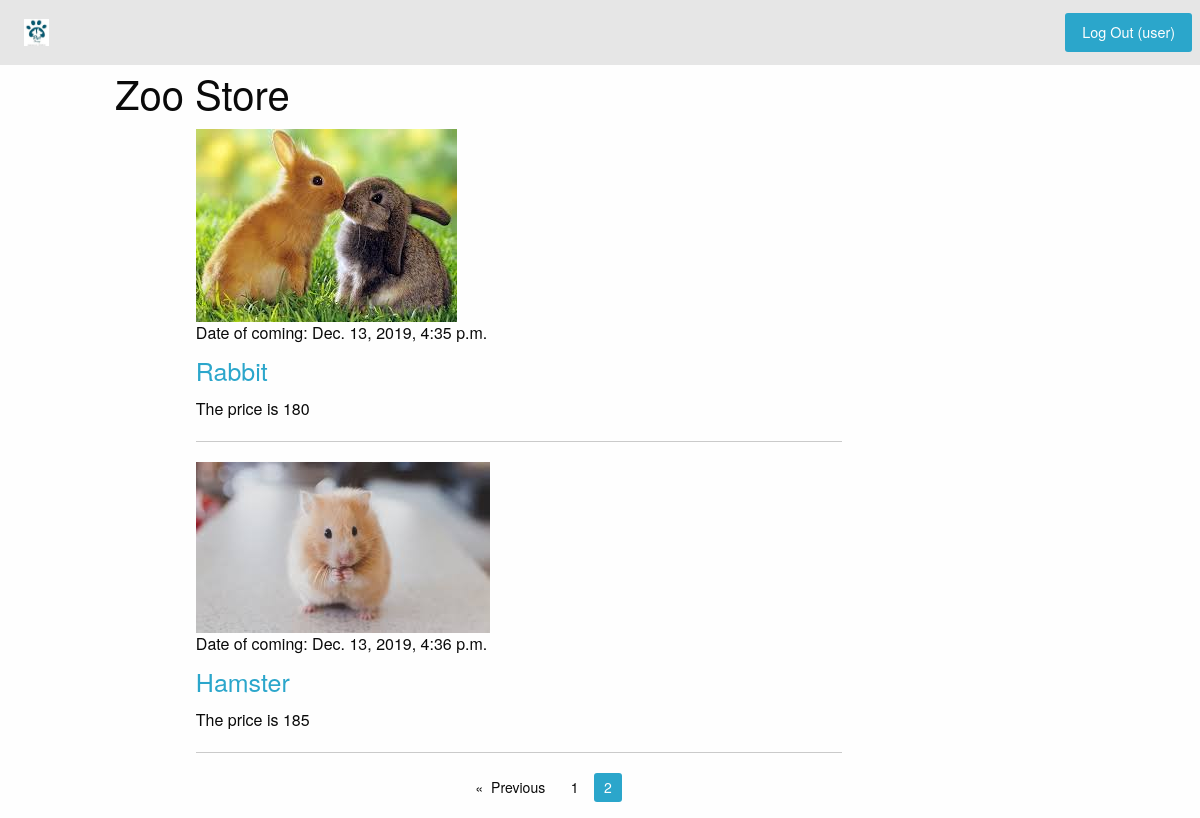
Screenshot of /page/2/ (signed in) with the database file from the repository.
### article/models.py (models this page shows)
class Animal(models.Model):
    class Meta:
        db_table = "animal"
    animal_name = models.CharField(max_length=200)
    animal_desc = models.TextField()
    animal_price = models.IntegerField()
    animal_date = models.DateTimeField()

### article/views.py (the view)
# urls.py: path('page/<int:page_number>/', article.views.animals),
def animals(request, page_number=1):
    all_articles = Animal.objects.all()
    current_page = Paginator(all_articles, 2)
    return render_to_response('animals.html', {'animals': current_page.page(page_number),
                                                'username': auth.get_user(request).username})

### article/templates/animals.html (shortened to what this page needs)
{% extends 'main.html' %}
{% load staticfiles %}
{% block animal %}
    <div class="large-8 columns">
        {% for animal in animals %}
            {% if animal.id == 3%}
            <img src="{% static "/static/img/rabbit.jpg" %}" alt="animalpic">
            {% endif %}
            {% if animal.id == 4%}
            <img src="{% static "/static/img/hamster.jpg" %}" alt="animalpic">
            {% endif %}
            <h6>Date of coming: {{ animal.animal_date }}</h6>
            <h4><a href="/articles/get/{{ animal.id }}">{{ animal.animal_name }}</a></h4>
            <p>The price is {{ animal.animal_price }} </p>
            <hr>
        {% endfor %}
    </div>
    <div class="row">
        <div class="large-3 large-offset-5 columns">
            <nav aria-label="Pagination">
            <ul class="pagination">
                {% if animals.has_previous %}
                    <li class="pagination-previous enabled"><a href="/page/{{ animals.previous_page_number }}" aria-label="Previous page">Previous </a></li>
                {% else %}
                <li class="pagination-previous disabled">Previous <span class="show-for-sr">page</span></li>
                {% endif %}
                {% for page in animals.paginator.page_range %}
                    {% if page == animals.number %}
                        <li class="current"><span class="show-for-sr">You're on page</span>{{ page }}</li>
                    {% else %}
                        <li><a href="/page/{{ page }}">{{ page }}</a></li>
                    {% endif %}
                {% endfor %}
            {% if animal.has_next %}
                <li class="pagination-next enabled"><a href="/page/{{ animals.next_page_number }}" aria-label="Next page">Next <span class="show-for-sr">{{ page }}</span></a></li>
            {% else %}
                <li><a href="/page/{{ page }}" aria-label="Page 2">{{ page }}</a></li>
            {% endif %}
            </ul>
            </nav>
        </div>
    </div>
{% endblock %}

### templates/main.html (shortened to what this page needs)
{% load staticfiles %}
<!doctype html>
<html lang="en">
<head>
    <link rel="stylesheet" type="text/css" href="{% static "static/css/style.css" %}">
</head>
<body>
    <div class="top-bar">
          <div class="top-bar-left">
            <ul class="menu">
                <li><u><a href="/"><img src="{% static "static/img/1.jpg" %}"  width="25px" height="25px" alt="logo"></a></u></li>
            </ul>
        </div>
        <div class="top-bar-right">
            <ul class="menu">
                {% if username %}
                    <a class="button" href="/auth/logout/">Log Out ({{ username }})</a>
                {% else %}
                    <a class="button" href="/auth/login/">Log In</a>
                {% endif %}
            </ul>
        </div>
    </div>
    <div class="grid-container">
    <h2>Zoo Store</h2>
        <div class="grid-x">
        <div class="small-1 columns"></div> <!— Для отступа слева —>
            <div class="small-8 columns">{% block animal %}{% endblock %}</div></div>
    </div>
</body>
</html>

### rows the page displays
Animal: animal_date "Dec. 13, 2019, 4:35 p.m.", animal_name "Rabbit", animal_price "180"
Animal: animal_date "Dec. 13, 2019, 4:36 p.m.", animal_name "Hamster", animal_price "185"

### other values shown
{{ username }} "user"
{{ page }} "1"
{{ page }} "2"
